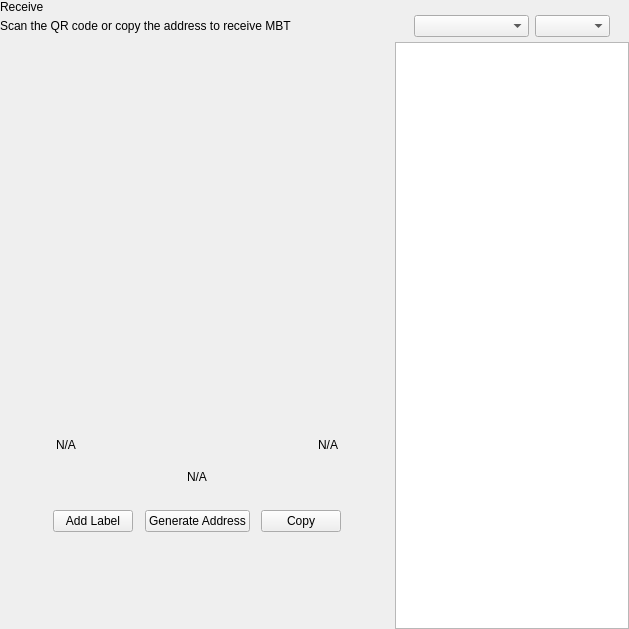
<?xml version="1.0" encoding="UTF-8"?>
<ui version="4.0">
 <class>ReceiveWidget</class>
 <widget class="QWidget" name="ReceiveWidget">
  <property name="geometry">
   <rect>
    <x>0</x>
    <y>0</y>
    <width>629</width>
    <height>629</height>
   </rect>
  </property>
  <property name="minimumSize">
   <size>
    <width>0</width>
    <height>0</height>
   </size>
  </property>
  <property name="windowTitle">
   <string>Form</string>
  </property>
  <layout class="QHBoxLayout" name="horizontalLayout_2" stretch="2,1">
   <property name="spacing">
    <number>0</number>
   </property>
   <property name="leftMargin">
    <number>0</number>
   </property>
   <property name="topMargin">
    <number>0</number>
   </property>
   <property name="rightMargin">
    <number>0</number>
   </property>
   <property name="bottomMargin">
    <number>0</number>
   </property>
   <item>
    <widget class="QWidget" name="left" native="true">
     <layout class="QVBoxLayout" name="verticalLayout_3">
      <property name="leftMargin">
       <number>0</number>
      </property>
      <property name="topMargin">
       <number>0</number>
      </property>
      <property name="rightMargin">
       <number>0</number>
      </property>
      <property name="bottomMargin">
       <number>0</number>
      </property>
      <item>
       <layout class="QVBoxLayout" name="verticalLayout_2">
        <property name="spacing">
         <number>0</number>
        </property>
        <property name="leftMargin">
         <number>0</number>
        </property>
        <item>
         <layout class="QHBoxLayout" name="horizontalLayout_3">
          <property name="spacing">
           <number>0</number>
          </property>
          <item>
           <layout class="QVBoxLayout" name="verticalLayout_4">
            <property name="spacing">
             <number>5</number>
            </property>
            <item>
             <widget class="QLabel" name="labelTitle">
              <property name="text">
               <string>Receive</string>
              </property>
             </widget>
            </item>
            <item alignment="Qt::AlignTop">
             <widget class="QLabel" name="labelSubtitle1">
              <property name="text">
               <string>Scan the QR code or copy the address to receive MBT</string>
              </property>
             </widget>
            </item>
           </layout>
          </item>
          <item>
           <spacer name="horizontalSpacer">
            <property name="orientation">
             <enum>Qt::Horizontal</enum>
            </property>
            <property name="sizeHint" stdset="0">
             <size>
              <width>40</width>
              <height>20</height>
             </size>
            </property>
           </spacer>
          </item>
         </layout>
        </item>
        <item>
         <spacer name="verticalSpacer_2">
          <property name="orientation">
           <enum>Qt::Vertical</enum>
          </property>
          <property name="sizeType">
           <enum>QSizePolicy::Expanding</enum>
          </property>
          <property name="sizeHint" stdset="0">
           <size>
            <width>20</width>
            <height>50</height>
           </size>
          </property>
         </spacer>
        </item>
        <item alignment="Qt::AlignHCenter">
         <widget class="QWidget" name="layoutQR" native="true">
          <property name="maximumSize">
           <size>
            <width>510</width>
            <height>16777215</height>
           </size>
          </property>
          <layout class="QVBoxLayout" name="verticalLayoutQr">
           <item>
            <spacer name="verticalSpacer11">
             <property name="orientation">
              <enum>Qt::Vertical</enum>
             </property>
             <property name="sizeType">
              <enum>QSizePolicy::Fixed</enum>
             </property>
             <property name="sizeHint" stdset="0">
              <size>
               <width>20</width>
               <height>20</height>
              </size>
             </property>
            </spacer>
           </item>
           <item alignment="Qt::AlignHCenter">
            <widget class="QLabel" name="labelQrImg">
             <property name="minimumSize">
              <size>
               <width>260</width>
               <height>260</height>
              </size>
             </property>
             <property name="maximumSize">
              <size>
               <width>260</width>
               <height>260</height>
              </size>
             </property>
             <property name="text">
              <string/>
             </property>
             <property name="alignment">
              <set>Qt::AlignCenter</set>
             </property>
            </widget>
           </item>
           <item>
            <spacer name="verticalSpacer_21">
             <property name="orientation">
              <enum>Qt::Vertical</enum>
             </property>
             <property name="sizeType">
              <enum>QSizePolicy::Fixed</enum>
             </property>
             <property name="sizeHint" stdset="0">
              <size>
               <width>20</width>
               <height>30</height>
              </size>
             </property>
            </spacer>
           </item>
           <item>
            <widget class="QWidget" name="widget" native="true">
             <property name="minimumSize">
              <size>
               <width>0</width>
               <height>0</height>
              </size>
             </property>
             <layout class="QHBoxLayout" name="horizontalLayout_5">
              <item>
               <widget class="QLabel" name="labelLabel">
                <property name="text">
                 <string notr="true">N/A</string>
                </property>
               </widget>
              </item>
              <item>
               <spacer name="horizontalSpacer_2">
                <property name="orientation">
                 <enum>Qt::Horizontal</enum>
                </property>
                <property name="sizeHint" stdset="0">
                 <size>
                  <width>141</width>
                  <height>20</height>
                 </size>
                </property>
               </spacer>
              </item>
              <item>
               <widget class="QLabel" name="labelDate">
                <property name="text">
                 <string notr="true">N/A</string>
                </property>
                <property name="alignment">
                 <set>Qt::AlignRight|Qt::AlignTrailing|Qt::AlignVCenter</set>
                </property>
               </widget>
              </item>
             </layout>
            </widget>
           </item>
           <item>
            <widget class="QLabel" name="labelAddress">
             <property name="sizePolicy">
              <sizepolicy hsizetype="Expanding" vsizetype="Preferred">
               <horstretch>0</horstretch>
               <verstretch>0</verstretch>
              </sizepolicy>
             </property>
             <property name="minimumSize">
              <size>
               <width>300</width>
               <height>0</height>
              </size>
             </property>
             <property name="text">
              <string notr="true">N/A</string>
             </property>
             <property name="alignment">
              <set>Qt::AlignCenter</set>
             </property>
            </widget>
           </item>
           <item>
            <spacer name="verticalSpacer_4">
             <property name="orientation">
              <enum>Qt::Vertical</enum>
             </property>
             <property name="sizeType">
              <enum>QSizePolicy::Fixed</enum>
             </property>
             <property name="sizeHint" stdset="0">
              <size>
               <width>20</width>
               <height>20</height>
              </size>
             </property>
            </spacer>
           </item>
           <item>
            <layout class="QHBoxLayout" name="horizontalLayout_4">
             <item alignment="Qt::AlignHCenter">
              <widget class="QPushButton" name="pushButtonLabel">
               <property name="focusPolicy">
                <enum>Qt::NoFocus</enum>
               </property>
               <property name="text">
                <string>Add Label</string>
               </property>
              </widget>
             </item>
             <item alignment="Qt::AlignHCenter">
              <widget class="QPushButton" name="pushButtonNewAddress">
               <property name="focusPolicy">
                <enum>Qt::NoFocus</enum>
               </property>
               <property name="text">
                <string>Generate Address</string>
               </property>
              </widget>
             </item>
             <item alignment="Qt::AlignHCenter">
              <widget class="QPushButton" name="pushButtonCopy">
               <property name="focusPolicy">
                <enum>Qt::NoFocus</enum>
               </property>
               <property name="text">
                <string>Copy</string>
               </property>
              </widget>
             </item>
            </layout>
           </item>
           <item>
            <spacer name="verticalSpacer_3">
             <property name="orientation">
              <enum>Qt::Vertical</enum>
             </property>
             <property name="sizeType">
              <enum>QSizePolicy::Expanding</enum>
             </property>
             <property name="sizeHint" stdset="0">
              <size>
               <width>20</width>
               <height>20</height>
              </size>
             </property>
            </spacer>
           </item>
          </layout>
         </widget>
        </item>
        <item>
         <spacer name="verticalSpacer">
          <property name="orientation">
           <enum>Qt::Vertical</enum>
          </property>
          <property name="sizeHint" stdset="0">
           <size>
            <width>20</width>
            <height>40</height>
           </size>
          </property>
         </spacer>
        </item>
       </layout>
      </item>
     </layout>
    </widget>
   </item>
   <item>
    <widget class="QWidget" name="right" native="true">
     <layout class="QVBoxLayout" name="verticalLayout_5">
      <property name="spacing">
       <number>0</number>
      </property>
      <property name="leftMargin">
       <number>1</number>
      </property>
      <property name="topMargin">
       <number>0</number>
      </property>
      <property name="rightMargin">
       <number>0</number>
      </property>
      <property name="bottomMargin">
       <number>0</number>
      </property>
      <item>
       <layout class="QVBoxLayout" name="container_right">
        <property name="spacing">
         <number>0</number>
        </property>
        <property name="leftMargin">
         <number>0</number>
        </property>
        <property name="rightMargin">
         <number>0</number>
        </property>
        <item>
         <layout class="QVBoxLayout" name="verticalLayout">
          <property name="spacing">
           <number>6</number>
          </property>
          <property name="leftMargin">
           <number>19</number>
          </property>
          <property name="rightMargin">
           <number>19</number>
          </property>
          <item>
           <widget class="OptionButton" name="btnRequest" native="true"/>
          </item>
          <item>
           <widget class="OptionButton" name="btnMyAddresses" native="true">
            <property name="sizePolicy">
             <sizepolicy hsizetype="Preferred" vsizetype="Minimum">
              <horstretch>0</horstretch>
              <verstretch>0</verstretch>
             </sizepolicy>
            </property>
           </widget>
          </item>
         </layout>
        </item>
        <item>
         <widget class="QWidget" name="sortWidget" native="true">
          <layout class="QHBoxLayout" name="horizontalLayout_6">
           <property name="leftMargin">
            <number>19</number>
           </property>
           <property name="rightMargin">
            <number>19</number>
           </property>
           <property name="bottomMargin">
            <number>5</number>
           </property>
           <item>
            <spacer name="horizontalSpacer_3">
             <property name="orientation">
              <enum>Qt::Horizontal</enum>
             </property>
             <property name="sizeHint" stdset="0">
              <size>
               <width>40</width>
               <height>20</height>
              </size>
             </property>
            </spacer>
           </item>
           <item>
            <widget class="QComboBox" name="comboBoxSort">
             <property name="sizePolicy">
              <sizepolicy hsizetype="Preferred" vsizetype="Fixed">
               <horstretch>0</horstretch>
               <verstretch>0</verstretch>
              </sizepolicy>
             </property>
             <property name="minimumSize">
              <size>
               <width>115</width>
               <height>0</height>
              </size>
             </property>
            </widget>
           </item>
           <item>
            <widget class="QComboBox" name="comboBoxSortOrder">
             <property name="sizePolicy">
              <sizepolicy hsizetype="Preferred" vsizetype="Fixed">
               <horstretch>0</horstretch>
               <verstretch>0</verstretch>
              </sizepolicy>
             </property>
             <property name="minimumSize">
              <size>
               <width>75</width>
               <height>0</height>
              </size>
             </property>
            </widget>
           </item>
          </layout>
         </widget>
        </item>
        <item>
         <widget class="QListView" name="listViewAddress"/>
        </item>
       </layout>
      </item>
     </layout>
    </widget>
   </item>
  </layout>
 </widget>
 <customwidgets>
  <customwidget>
   <class>OptionButton</class>
   <extends>QWidget</extends>
   <header>qt/pivx/optionbutton.h</header>
   <container>1</container>
  </customwidget>
 </customwidgets>
 <resources/>
 <connections/>
</ui>
